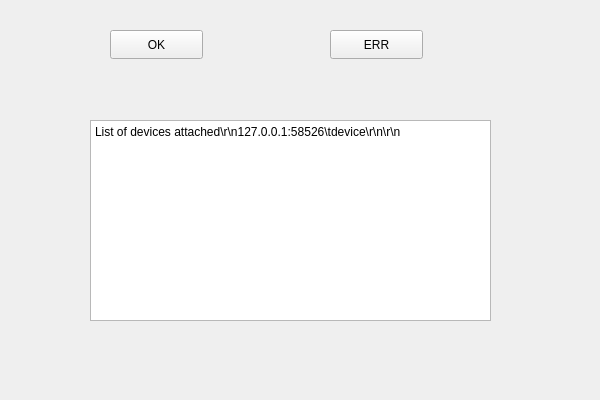
<?xml version="1.0" encoding="UTF-8"?>
<ui version="4.0">
 <class>ModTestWidgetClass</class>
 <widget class="QWidget" name="ModTestWidgetClass">
  <property name="geometry">
   <rect>
    <x>0</x>
    <y>0</y>
    <width>600</width>
    <height>400</height>
   </rect>
  </property>
  <property name="windowTitle">
   <string>ModTestWidget</string>
  </property>
  <widget class="QPushButton" name="btnOk">
   <property name="geometry">
    <rect>
     <x>110</x>
     <y>30</y>
     <width>93</width>
     <height>29</height>
    </rect>
   </property>
   <property name="text">
    <string>OK</string>
   </property>
  </widget>
  <widget class="QPushButton" name="btnErr">
   <property name="geometry">
    <rect>
     <x>330</x>
     <y>30</y>
     <width>93</width>
     <height>29</height>
    </rect>
   </property>
   <property name="text">
    <string>ERR</string>
   </property>
  </widget>
  <widget class="QTextEdit" name="textEdit">
   <property name="geometry">
    <rect>
     <x>90</x>
     <y>120</y>
     <width>401</width>
     <height>201</height>
    </rect>
   </property>
   <property name="html">
    <string>&lt;!DOCTYPE HTML PUBLIC &quot;-//W3C//DTD HTML 4.0//EN&quot; &quot;http://www.w3.org/TR/REC-html40/strict.dtd&quot;&gt;
&lt;html&gt;&lt;head&gt;&lt;meta name=&quot;qrichtext&quot; content=&quot;1&quot; /&gt;&lt;meta charset=&quot;utf-8&quot; /&gt;&lt;style type=&quot;text/css&quot;&gt;
p, li { white-space: pre-wrap; }
hr { height: 1px; border-width: 0; }
li.unchecked::marker { content: &quot;\2610&quot;; }
li.checked::marker { content: &quot;\2612&quot;; }
&lt;/style&gt;&lt;/head&gt;&lt;body style=&quot; font-family:'Microsoft YaHei UI'; font-size:9pt; font-weight:400; font-style:normal;&quot;&gt;
&lt;p style=&quot; margin-top:0px; margin-bottom:0px; margin-left:0px; margin-right:0px; -qt-block-indent:0; text-indent:0px;&quot;&gt;List of devices attached\r\n127.0.0.1:58526\tdevice\r\n\r\n&lt;/p&gt;&lt;/body&gt;&lt;/html&gt;</string>
   </property>
  </widget>
 </widget>
 <layoutdefault spacing="6" margin="11"/>
 <resources/>
 <connections/>
</ui>
